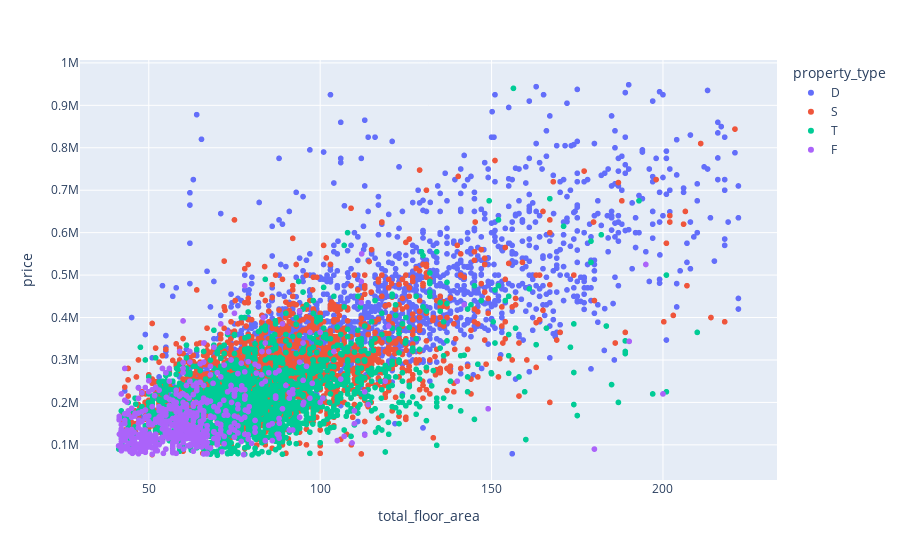

Notebook code cell kept with this figure:
### Code cell
# visualize the relationship using an interactive scatter plot in plotly 
import plotly.express as px
fig = px.scatter(df, x='total_floor_area', y='price', color='property_type', hover_data=['price_per_sqm'])
fig.show()

### Figure 1 — Plotly figure (JSON) as saved in the notebook; plotly's stock layout.template omitted (floating-point values rounded to 4 significant figures; data arrays with more than 128 entries replaced by an {"elided": "..."} marker saying what was removed)
{"data": [{"customdata": {"elided": "2020x1 float values"}, "hovertemplate": "property_type=D<br>total_floor_area=%{x}<br>price=%{y}<br>price_per_sqm=%{customdata[0]}<extra></extra>", "legendgroup": "D", "marker": {"color": "#636efa", "symbol": "circle"}, "mode": "markers", "name": "D", "showlegend": true, "type": "scattergl", "x": {"elided": "2020 float values"}, "xaxis": "x", "y": {"elided": "2020 int values"}, "yaxis": "y"}, {"customdata": {"elided": "2819x1 float values"}, "hovertemplate": "property_type=S<br>total_floor_area=%{x}<br>price=%{y}<br>price_per_sqm=%{customdata[0]}<extra></extra>", "legendgroup": "S", "marker": {"color": "#EF553B", "symbol": "circle"}, "mode": "markers", "name": "S", "showlegend": true, "type": "scattergl", "x": {"elided": "2819 float values"}, "xaxis": "x", "y": {"elided": "2819 int values"}, "yaxis": "y"}, {"customdata": {"elided": "1830x1 float values"}, "hovertemplate": "property_type=T<br>total_floor_area=%{x}<br>price=%{y}<br>price_per_sqm=%{customdata[0]}<extra></extra>", "legendgroup": "T", "marker": {"color": "#00cc96", "symbol": "circle"}, "mode": "markers", "name": "T", "showlegend": true, "type": "scattergl", "x": {"elided": "1830 float values"}, "xaxis": "x", "y": {"elided": "1830 int values"}, "yaxis": "y"}, {"customdata": {"elided": "579x1 float values"}, "hovertemplate": "property_type=F<br>total_floor_area=%{x}<br>price=%{y}<br>price_per_sqm=%{customdata[0]}<extra></extra>", "legendgroup": "F", "marker": {"color": "#ab63fa", "symbol": "circle"}, "mode": "markers", "name": "F", "showlegend": true, "type": "scattergl", "x": {"elided": "579 float values"}, "xaxis": "x", "y": {"elided": "579 int values"}, "yaxis": "y"}], "layout": {"legend": {"title": {"text": "property_type"}, "tracegroupgap": 0}, "margin": {"t": 60}, "xaxis": {"anchor": "y", "domain": [0, 1], "title": {"text": "total_floor_area"}}, "yaxis": {"anchor": "x", "domain": [0, 1], "title": {"text": "price"}}}}
